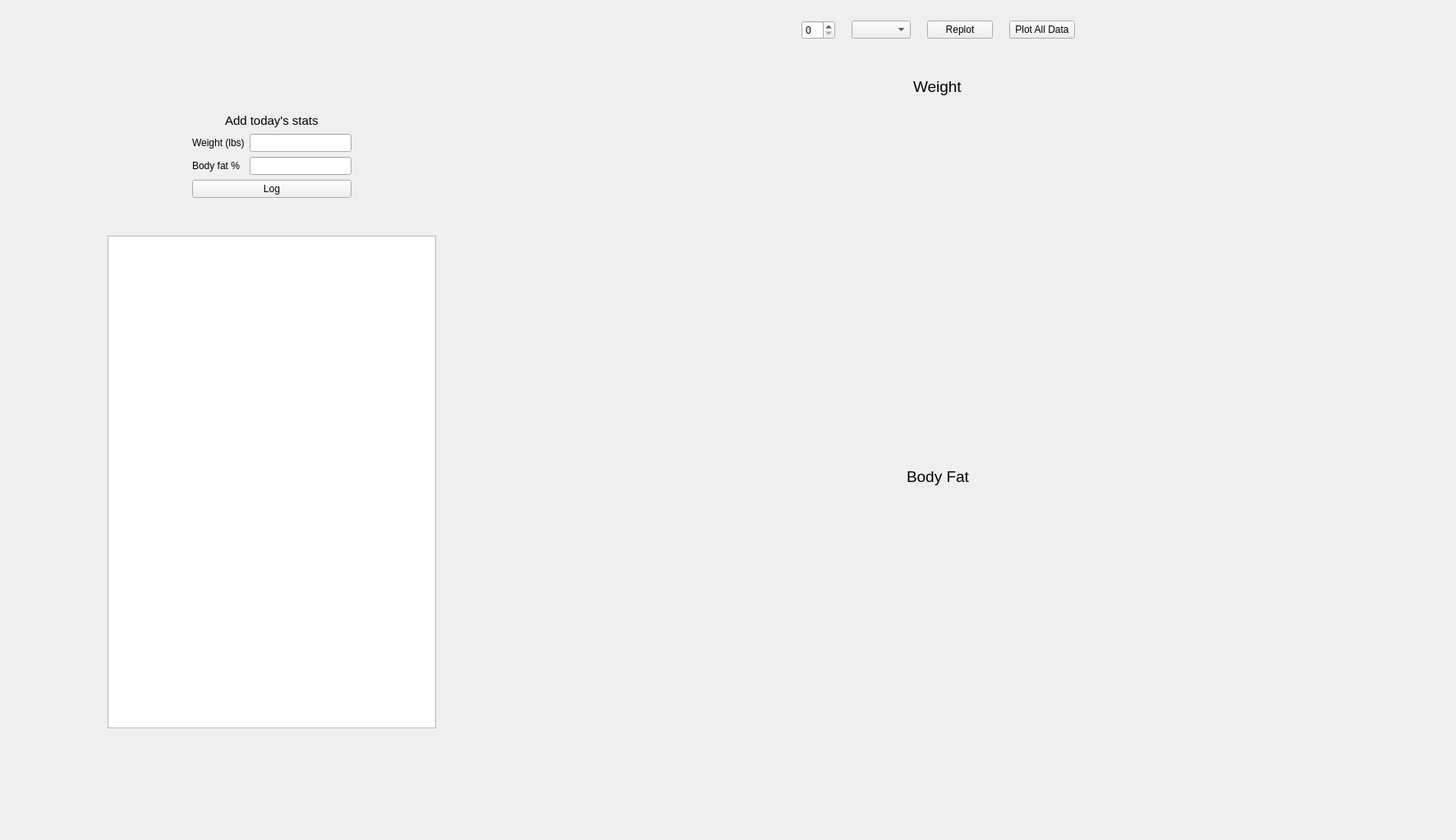
      <widget class="QWidget" name="tabWeight">
       <attribute name="title">
        <string>Weight</string>
       </attribute>
       <layout class="QHBoxLayout" name="horizontalLayout_29">
        <property name="leftMargin">
         <number>25</number>
        </property>
        <property name="topMargin">
         <number>25</number>
        </property>
        <property name="rightMargin">
         <number>25</number>
        </property>
        <property name="bottomMargin">
         <number>25</number>
        </property>
        <item>
         <spacer name="horizontalSpacer_34">
          <property name="orientation">
           <enum>Qt::Horizontal</enum>
          </property>
          <property name="sizeHint" stdset="0">
           <size>
            <width>106</width>
            <height>20</height>
           </size>
          </property>
         </spacer>
        </item>
        <item>
         <layout class="QVBoxLayout" name="verticalLayout_22">
          <item>
           <spacer name="verticalSpacer_11">
            <property name="orientation">
             <enum>Qt::Vertical</enum>
            </property>
            <property name="sizeHint" stdset="0">
             <size>
              <width>20</width>
              <height>40</height>
             </size>
            </property>
           </spacer>
          </item>
          <item>
           <layout class="QHBoxLayout" name="horizontalLayout_16">
            <item>
             <spacer name="horizontalSpacer_25">
              <property name="orientation">
               <enum>Qt::Horizontal</enum>
              </property>
              <property name="sizeHint" stdset="0">
               <size>
                <width>40</width>
                <height>20</height>
               </size>
              </property>
             </spacer>
            </item>
            <item>
             <layout class="QVBoxLayout" name="verticalLayout_20">
              <item>
               <layout class="QHBoxLayout" name="horizontalLayout_24">
                <item>
                 <spacer name="horizontalSpacer_8">
                  <property name="orientation">
                   <enum>Qt::Horizontal</enum>
                  </property>
                  <property name="sizeHint" stdset="0">
                   <size>
                    <width>40</width>
                    <height>20</height>
                   </size>
                  </property>
                 </spacer>
                </item>
                <item>
                 <widget class="QLabel" name="label_3">
                  <property name="font">
                   <font>
                    <pointsize>11</pointsize>
                   </font>
                  </property>
                  <property name="text">
                   <string>Add today's stats</string>
                  </property>
                 </widget>
                </item>
                <item>
                 <spacer name="horizontalSpacer_9">
                  <property name="orientation">
                   <enum>Qt::Horizontal</enum>
                  </property>
                  <property name="sizeHint" stdset="0">
                   <size>
                    <width>40</width>
                    <height>20</height>
                   </size>
                  </property>
                 </spacer>
                </item>
               </layout>
              </item>
              <item>
               <layout class="QFormLayout" name="formLayout_3">
                <property name="sizeConstraint">
                 <enum>QLayout::SetDefaultConstraint</enum>
                </property>
                <item row="0" column="0">
                 <widget class="QLabel" name="label">
                  <property name="text">
                   <string>Weight (lbs)</string>
                  </property>
                 </widget>
                </item>
                <item row="0" column="1">
                 <widget class="QLineEdit" name="inputWeight"/>
                </item>
                <item row="1" column="0">
                 <widget class="QLabel" name="label_2">
                  <property name="text">
                   <string>Body fat %</string>
                  </property>
                 </widget>
                </item>
                <item row="1" column="1">
                 <widget class="QLineEdit" name="inputBF"/>
                </item>
               </layout>
              </item>
              <item>
               <widget class="QPushButton" name="buttonLogWeight">
                <property name="text">
                 <string>Log</string>
                </property>
               </widget>
              </item>
             </layout>
            </item>
            <item>
             <spacer name="horizontalSpacer_26">
              <property name="orientation">
               <enum>Qt::Horizontal</enum>
              </property>
              <property name="sizeHint" stdset="0">
               <size>
                <width>40</width>
                <height>20</height>
               </size>
              </property>
             </spacer>
            </item>
           </layout>
          </item>
          <item>
           <spacer name="verticalSpacer_3">
            <property name="orientation">
             <enum>Qt::Vertical</enum>
            </property>
            <property name="sizeType">
             <enum>QSizePolicy::Fixed</enum>
            </property>
            <property name="sizeHint" stdset="0">
             <size>
              <width>20</width>
              <height>40</height>
             </size>
            </property>
           </spacer>
          </item>
          <item>
           <widget class="QTableView" name="tableWeight">
            <property name="sizePolicy">
             <sizepolicy hsizetype="Preferred" vsizetype="Preferred">
              <horstretch>0</horstretch>
              <verstretch>0</verstretch>
             </sizepolicy>
            </property>
            <property name="minimumSize">
             <size>
              <width>400</width>
              <height>600</height>
             </size>
            </property>
            <property name="maximumSize">
             <size>
              <width>10000</width>
              <height>10000</height>
             </size>
            </property>
           </widget>
          </item>
          <item>
           <spacer name="verticalSpacer_2">
            <property name="orientation">
             <enum>Qt::Vertical</enum>
            </property>
            <property name="sizeHint" stdset="0">
             <size>
              <width>20</width>
              <height>40</height>
             </size>
            </property>
           </spacer>
          </item>
         </layout>
        </item>
        <item>
         <spacer name="horizontalSpacer_35">
          <property name="orientation">
           <enum>Qt::Horizontal</enum>
          </property>
          <property name="sizeHint" stdset="0">
           <size>
            <width>105</width>
            <height>20</height>
           </size>
          </property>
         </spacer>
        </item>
        <item>
         <layout class="QVBoxLayout" name="verticalLayout_21">
          <item>
           <layout class="QHBoxLayout" name="horizontalLayout_17">
            <property name="spacing">
             <number>20</number>
            </property>
            <item>
             <spacer name="horizontalSpacer_28">
              <property name="orientation">
               <enum>Qt::Horizontal</enum>
              </property>
              <property name="sizeHint" stdset="0">
               <size>
                <width>40</width>
                <height>20</height>
               </size>
              </property>
             </spacer>
            </item>
            <item>
             <widget class="QSpinBox" name="spinBoxWeightPlotDuration"/>
            </item>
            <item>
             <widget class="QComboBox" name="comboBoxWeightPlotTimeUnits"/>
            </item>
            <item>
             <widget class="QPushButton" name="buttonWeightReplot">
              <property name="text">
               <string>Replot</string>
              </property>
             </widget>
            </item>
            <item>
             <widget class="QPushButton" name="buttonPlotAllWeightData">
              <property name="text">
               <string>Plot All Data</string>
              </property>
             </widget>
            </item>
            <item>
             <spacer name="horizontalSpacer_29">
              <property name="orientation">
               <enum>Qt::Horizontal</enum>
              </property>
              <property name="sizeHint" stdset="0">
               <size>
                <width>40</width>
                <height>20</height>
               </size>
              </property>
             </spacer>
            </item>
           </layout>
          </item>
          <item>
           <spacer name="verticalSpacer_23">
            <property name="orientation">
             <enum>Qt::Vertical</enum>
            </property>
            <property name="sizeHint" stdset="0">
             <size>
              <width>20</width>
              <height>40</height>
             </size>
            </property>
           </spacer>
          </item>
          <item>
           <layout class="QHBoxLayout" name="horizontalLayout_28">
            <item>
             <spacer name="horizontalSpacer_32">
              <property name="orientation">
               <enum>Qt::Horizontal</enum>
              </property>
              <property name="sizeHint" stdset="0">
               <size>
                <width>40</width>
                <height>20</height>
               </size>
              </property>
             </spacer>
            </item>
            <item>
             <widget class="QLabel" name="label_45">
              <property name="font">
               <font>
                <pointsize>14</pointsize>
               </font>
              </property>
              <property name="frameShape">
               <enum>QFrame::NoFrame</enum>
              </property>
              <property name="text">
               <string>Weight</string>
              </property>
             </widget>
            </item>
            <item>
             <spacer name="horizontalSpacer_33">
              <property name="orientation">
               <enum>Qt::Horizontal</enum>
              </property>
              <property name="sizeHint" stdset="0">
               <size>
                <width>40</width>
                <height>20</height>
               </size>
              </property>
             </spacer>
            </item>
           </layout>
          </item>
          <item>
           <widget class="QCustomPlot" name="weightPlot" native="true">
            <property name="sizePolicy">
             <sizepolicy hsizetype="Fixed" vsizetype="Preferred">
              <horstretch>0</horstretch>
              <verstretch>0</verstretch>
             </sizepolicy>
            </property>
            <property name="minimumSize">
             <size>
              <width>1000</width>
              <height>400</height>
             </size>
            </property>
           </widget>
          </item>
          <item>
           <spacer name="verticalSpacer_14">
            <property name="orientation">
             <enum>Qt::Vertical</enum>
            </property>
            <property name="sizeHint" stdset="0">
             <size>
              <width>20</width>
              <height>40</height>
             </size>
            </property>
           </spacer>
          </item>
          <item>
           <widget class="QLabel" name="label_46">
            <property name="font">
             <font>
              <pointsize>14</pointsize>
             </font>
            </property>
            <property name="text">
             <string>Body Fat</string>
            </property>
            <property name="alignment">
             <set>Qt::AlignCenter</set>
            </property>
           </widget>
          </item>
          <item>
           <widget class="QCustomPlot" name="bodyFatPlot" native="true">
            <property name="sizePolicy">
             <sizepolicy hsizetype="Fixed" vsizetype="Preferred">
              <horstretch>0</horstretch>
              <verstretch>0</verstretch>
             </sizepolicy>
            </property>
            <property name="minimumSize">
             <size>
              <width>1000</width>
              <height>400</height>
             </size>
            </property>
           </widget>
          </item>
         </layout>
        </item>
        <item>
         <spacer name="horizontalSpacer_36">
          <property name="orientation">
           <enum>Qt::Horizontal</enum>
          </property>
          <property name="sizeHint" stdset="0">
           <size>
            <width>106</width>
            <height>20</height>
           </size>
          </property>
         </spacer>
        </item>
       </layout>
      </widget>
